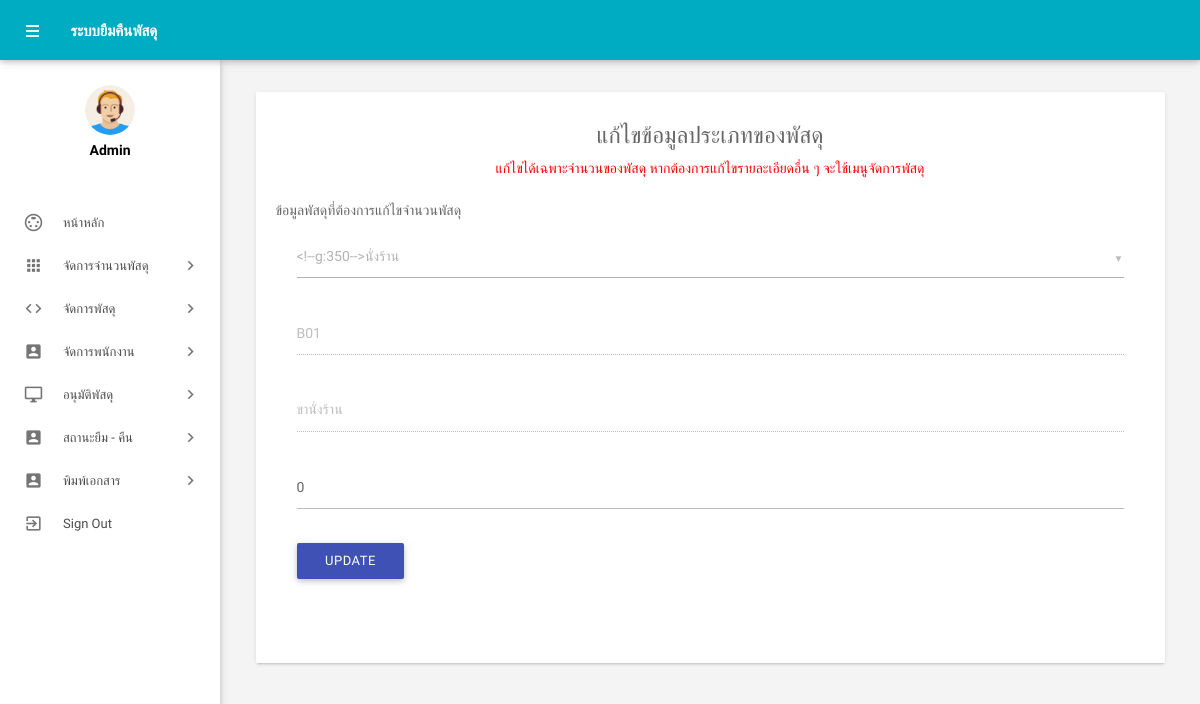
The app's page /admin/updateAmount.php?id=2 (signed in) with its own data.
### tables this page shows
CREATE TABLE `tbtypepercel` (
  `TypePercelIdAuto` int(8) NOT NULL,
  `TypePercelId` varchar(15) NOT NULL,
  `TypePercelName` varchar(255) NOT NULL,
  `typePercelAmount` int(11) NOT NULL,
  `PercelIdAuto` int(11) NOT NULL
);

### admin/updateAmount.php (the view, shortened to what this page needs)
<?php
include('includes/config.php');
if (strlen($_SESSION['alogin']) == 0) {
    header('location:index.php');
} else {
    $id = $_GET['id'];
    $sql = "SELECT * FROM tbtypepercel  WHERE TypePercelIdAuto=:id";
    $query = $dbh->prepare($sql);
    $query->bindParam(':id', $id);
    $query->execute();
    $resultPercel = $query->fetch(PDO::FETCH_ASSOC);
} ?>
<!DOCTYPE html>
<html lang="en">
<head>
    <link type="text/css" rel="stylesheet" href="../assets/plugins/materialize/css/materialize.min.css" />
    <link href="../assets/plugins/material-preloader/css/materialPreloader.min.css" rel="stylesheet">
    <link href="../assets/css/alpha.min.css" rel="stylesheet" type="text/css" />
    <link href="../assets/css/custom.css" rel="stylesheet" type="text/css" />
</head>
<body>
    <?php include('includes/header.php'); ?>
    <?php include('includes/sidebar.php'); ?>
    <main class="mn-inner">
        <div class="row">
            <div class="col s12 m12 l12">
                <div class="card">
                    <div class="card-content">
                        <h5 style="text-align:center;">แก้ไขข้อมูลประเภทของพัสดุ</h5>
                        <p style="text-align:center; color:red;">แก้ไขได้เฉพาะจำนวนของพัสดุ หากต้องการแก้ไขรายละเอียดอื่น ๆ จะใช้เมนูจัดการพัสดุ</p>
                        <br>
                        <p>ข้อมูลพัสดุที่ต้องการแก้ไขจำนวนพัสดุ</p>
                        <div class="row">
                            <form class="col s12 m12 l12" name="chngpwd" method="post">
                                <div class="row">
                                    <div class="input-field col l12 s12 m12">
                                    </div>
                                    <div class="input-field col l12 s12 m12">
                                        <input id="TypePercelId" type="text" class="validate" autocomplete="off" name="TypePercelId" value="<?php echo $resultPercel['TypePercelId'];  ?>" required disabled>
                                    </div>
                                    <div class="input-field col l12 s12 m12">
                                        <input id="TypePercelName" type="text" class="validate" autocomplete="off" name="TypePercelName" value="<?php echo $resultPercel['TypePercelName'];  ?>" required disabled>
                                    </div>
                                    <div class="input-field col l12 s12 m12">
                                        <input id="typePercelAmount" type="number" class="validate" autocomplete="off" name="typePercelAmount" value="<?php echo $resultPercel['typePercelAmount'];  ?>" required>
                                    </div>
                                    <div class="input-field col s12">
                                        <button type="submit" name="add" class="waves-effect waves-light btn indigo m-b-xs">UPDATE</button>
                                    </div>
                                </div>
                            </form>
                        </div>
                    </div>
                </div>
            </div>
        </div>
    </main>
    </div>
    <div class="left-sidebar-hover"></div>
</body>
</html>

### admin/updateAmount.php (style rules this page uses)
body { font-family: 'IBM Plex Sans Thai Looped', sans-serif; }

### records on screen
tbtypepercel: TypePercelId "B01", TypePercelName "ขานั่งร้าน", typePercelAmount "0"
